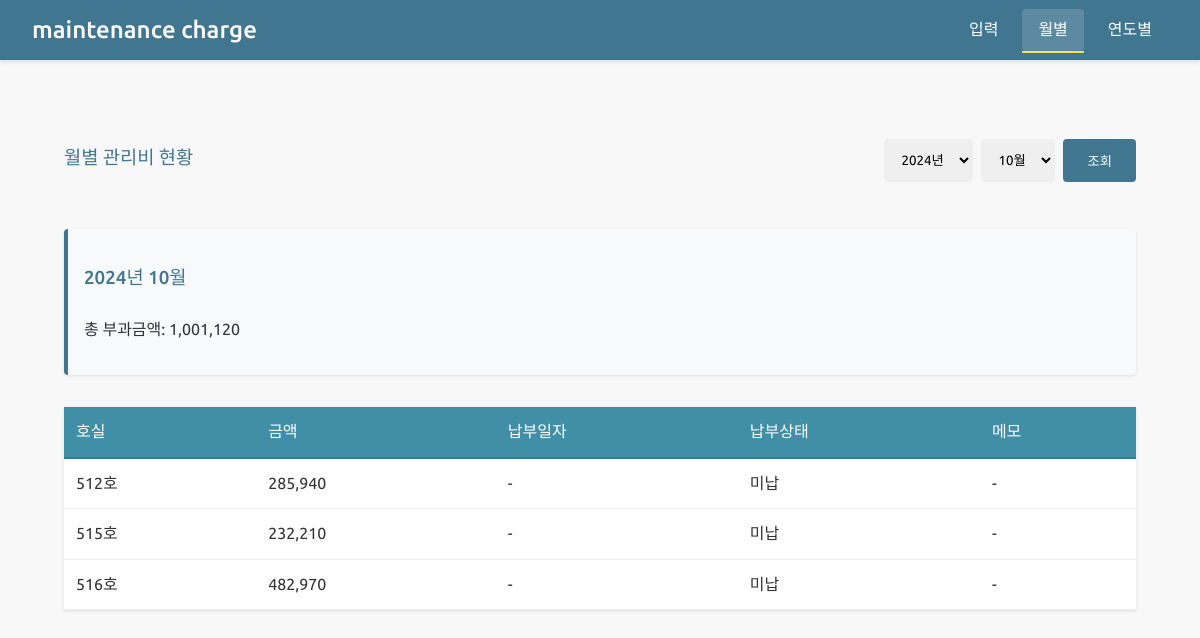
The page /maintenance/monthly/ on the database its author committed.
### maintenance/models.py (models this page shows, shortened)
class Maintenance(models.Model):
    room = models.ForeignKey(
        Room,
        on_delete=models.PROTECT,
        verbose_name='호실'
    )
    date = models.DateField(
        verbose_name='부과년월',
        help_text='년월을 선택해주세요 (예: 2024년 10월)'
    )
    charge = models.IntegerField(
        validators=[MinValueValidator(0, message='금액은 0 이상이어야 합니다.')],
        verbose_name='부과금액',
        help_text='0 이상의 금액을 입력해주세요.'
    )
    date_paid = models.DateField(
        null=True,
        blank=True,
        verbose_name='납부일자'
    )
    memo = models.TextField(
        blank=True,
        verbose_name='메모'
    )
    created_at = models.DateTimeField(auto_now_add=True)
    updated_at = models.DateTimeField(auto_now=True)
    class Meta:
        verbose_name = '관리비'
        verbose_name_plural = '관리비 목록'
        ordering = ['-date', 'room']

class Room(models.Model):
    number = models.IntegerField(
        validators=[MinValueValidator(1)],
        verbose_name='호실',
        unique=True,
    )
    contract_start_date = models.DateField(
        verbose_name='계약 시작일'
    )
    contract_end_date = models.DateField(
        verbose_name='계약 종료일',
        null=True,
        blank=True
    )
    is_active = models.BooleanField(
        default=True,
        verbose_name='계약 활성 상태'
    )
    created_at = models.DateTimeField(auto_now_add=True)
    updated_at = models.DateTimeField(auto_now=True)
    class Meta:
        verbose_name = '호실 정보'
        verbose_name_plural = '호실 목록'
        ordering = ['number']
    def __str__(self):
        return f"{self.number}호"

### maintenance/views.py (the view)
# urls.py: path('monthly/', views.MonthlyReportView.as_view(), name='monthly_report'),
class MonthlyReportView(ListView):
    model = Maintenance
    template_name = 'maintenance/monthly_report.html'
    context_object_name = 'maintenance_list'
    def get_queryset(self):
        year = self.request.GET.get('year', timezone.now().year)
        month = self.request.GET.get('month', timezone.now().month)
        return Maintenance.objects.filter(
            date__year=year,
            date__month=month
        ).order_by('room')
    def get_context_data(self, **kwargs):
        context = super().get_context_data(**kwargs)
        available_years = [d.year for d in Maintenance.objects
                         .dates('date', 'year', order='DESC')
                         .distinct()]
        current_year = available_years[0] if available_years else timezone.now().year
        selected_year = int(self.request.GET.get('year', current_year))
        selected_month = int(self.request.GET.get('month', timezone.now().month))
        months = [(i, f"{i}월") for i in range(1, 13)]
        queryset = self.get_queryset()
        context.update({
            'available_years': available_years,  # year_range 대신 available_years 사용
            'months': months,
            'selected_year': selected_year,
            'selected_month': selected_month,
            'total_charge': queryset.aggregate(Sum('charge'))['charge__sum'] or 0
        })
        return context

### maintenance/templates/maintenance/monthly_report.html (shortened to what this page needs)
{% extends "maintenance/base.html" %}
{% block content %}
{% load humanize %}
<div class="container mt-4">
    <div class="page-header">
        <div class="header-title">
            <h3>월별 관리비 현황</h3>
        </div>
        <form method="get" class="year-select-form">
            <select name="year" class="form-select">
                {% for year in available_years %}
                    <option value="{{ year }}" {% if year == selected_year %}selected{% endif %}>
                        {{ year }}년
                    </option>
                {% endfor %}
            </select>
            <select name="month" class="form-select me-2">
                {% for month_num, month_name in months %}
                    <option value="{{ month_num }}" {% if month_num == selected_month %}selected{% endif %}>
                        {{ month_name }}
                    </option>
                {% endfor %}
            </select>
            <button type="submit" class="btn btn-primary">조회</button>
        </form>
    </div>
    <div class="summary mb-4">
        <h3>{{ selected_year }}년 {{ selected_month }}월</h3>
        <p class="mb-0">총 부과금액: <span class="text-end">{{ total_charge|intcomma }}</span></p>
    </div>
    <div class="table-responsive">
        <table class="table">
            <thead>
                <tr>
                    <th class="text-center">호실</th>
                    <th class="text-end">금액</th>
                    <th class="text-center">납부일자</th>
                    <th class="text-center">납부상태</th>
                    <th class="text-center">메모</th>
                </tr>
            </thead>
            <tbody>
                {% for item in maintenance_list %}
                <tr>
                    <td class="text-center">{{ item.room }}</td>
                    <td class="text-end">{{ item.charge|intcomma }}</td>
                    <td class="text-center">{{ item.date_paid|default:"-" }}</td>
                    <td class="text-center">{{ item.date_paid|yesno:"납부완료,미납" }}</td>
                    <td class="text-center">{{ item.memo|default:"-" }}</td>
                </tr>
                {% endfor %}
            </tbody>
        </table>
    </div>
</div>
{% endblock %}

### maintenance/templates/maintenance/base.html (shortened to what this page needs)
<!DOCTYPE html>
<html lang="ko">
<head>
</head>
<body>
    <div class="header">
        <h2>maintenance charge</h2>
        <nav class="nav">
            <ul>
                <li><a href="{% url 'maintenance:create' %}" {% if request.resolver_match.url_name == 'create' %}class="active"{% endif %}>입력</a></li>
                <li><a href="{% url 'maintenance:monthly_report' %}" {% if request.resolver_match.url_name == 'monthly_report' %}class="active"{% endif %}>월별</a></li>
                <li><a href="{% url 'maintenance:yearly_report' %}" {% if request.resolver_match.url_name == 'yearly_report' %}class="active"{% endif %}>연도별</a></li>
            </ul>
        </nav>
    </div>
    <div class="container">
        {% block content %}{% endblock %}
    </div>
</body>
</html>

### maintenance/templates/maintenance/base.html (style rules this page uses)
:root { --primary-color: #417690; --secondary-color: #79aec8; --accent-color: #f5dd5d; --text-color: #333; --border-color: #eee; --nav-hover: rgba(255, 255, 255, 0.15); }
body { font-family: 'Ubuntu', sans-serif; line-height: 1.6; margin: 0; padding: 0; background: #f8f8f8; color: var(--text-color); }
.header { background: var(--primary-color); color: white; padding: 0 2rem; box-shadow: 0 2px 4px rgba(0,0,0,0.1); display: flex; align-items: center; justify-content: space-between; height: 60px; }
.header h2 { margin: 0; font-size: 1.5rem; font-weight: 500; }
.nav ul { list-style: none; margin: 0; padding: 0; display: flex; gap: 0.5rem; height: 100%; }
.nav li { height: 100%; display: flex; align-items: center; }
.nav a { color: white; text-decoration: none; padding: 0.5rem 1rem; transition: all 0.3s ease; border-radius: 4px; position: relative; font-weight: 400; }
.nav a::after { content: ''; position: absolute; bottom: -2px; left: 0; width: 100%; height: 2px; background-color: var(--accent-color); transform: scaleX(0); transition: transform 0.3s ease; }
.nav a.active { background: var(--nav-hover); }
.nav a.active::after { transform: scaleX(1); }
.container { max-width: 1200px; margin: 0 auto; padding: 2rem; }
h3 { color: var(--primary-color); margin-bottom: 1.5rem; font-weight: 500; }
table { width: 100%; border-collapse: collapse; background: white; box-shadow: 0 1px 3px rgba(0,0,0,0.1); margin: 1rem 0; }
th { background: var(--secondary-color); color: white; padding: 12px; font-weight: 500; text-align: left; border-bottom: 2px solid var(--primary-color); }
td { padding: 12px; border-bottom: 1px solid var(--border-color); }
input, select, textarea { width: 100%; padding: 0.75rem; border: 1px solid var(--border-color); border-radius: 4px; font-family: 'Ubuntu', sans-serif; }
.btn { background: var(--primary-color); color: white; padding: 0.75rem 1.5rem; border: none; border-radius: 4px; cursor: pointer; font-weight: 500; transition: background 0.3s ease; }
.summary { background: white; padding: 1.5rem; border-radius: 4px; box-shadow: 0 1px 3px rgba(0,0,0,0.1); margin-bottom: 2rem; border-left: 4px solid var(--primary-color); }

### maintenance/templates/maintenance/monthly_report.html (style rules this page uses)
.page-header { display: flex; justify-content: space-between; align-items: center; margin-bottom: 2rem; }
.year-select-form { display: flex; align-items: center; gap: 0.5rem; }
.form-select { width: auto; }
.table th { background-color: #418fa7; vertical-align: middle; }
.table td { vertical-align: middle; }
.summary { background-color: #f8f9fa; padding: 1rem; border-radius: 0.25rem; }

### rows shown on the page
Maintenance: room "512호", charge "285,940", date_paid "-", date_paid "미납", memo "-"
Maintenance: room "515호", charge "232,210", date_paid "-", date_paid "미납", memo "-"
Maintenance: room "516호", charge "482,970", date_paid "-", date_paid "미납", memo "-"

### other values the page prints
{{ selected_year }} "2024"
{{ selected_month }} "10"
{{ total_charge|intcomma }} "1,001,120"
form field year "2024년"
form field month "10월"
